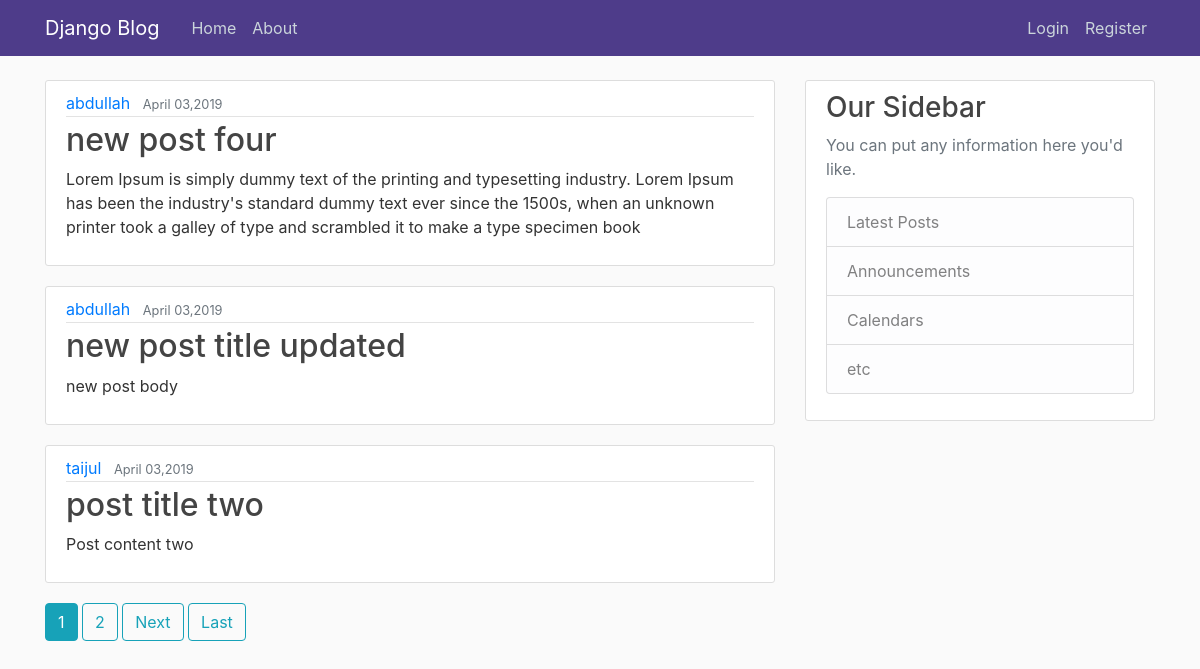
The page / on the database its author committed.
### blog/models.py (models this page shows, shortened)
class Post(models.Model):
    title = models.CharField(max_length=100)
    content = models.TextField()
    date_posted = models.DateTimeField(default=timezone.now)
    author = models.ForeignKey(User, on_delete=models.CASCADE)

### blog/views.py (the view)
# urls.py: path('', PostListView.as_view(), name='blog-home'),
class PostListView(ListView):
    model = Post
    template_name = 'blog/index.html'
    context_object_name = 'posts'
    ordering = ['-date_posted']
    paginate_by = 3

### blog/templates/blog/index.html (shortened to what this page needs)
{% extends "blog/base.html" %}
{% block content %}
    {% for post in posts %}
        <article class="media content-section">
            <div class="media-body">
                <div class="article-metadata">
                    <a class="mr-2" href="{% url 'user-posts' post.author.username %}">{{ post.author }}</a>
                    <small class="text-muted">{{ post.date_posted|date:"F d,Y" }}</small>
                </div>
                <h2><a class="article-title" href="{% url 'post-detail' post.id %}">{{ post.title }}</a></h2>
                <p class="article-content">{{ post.content }}</p>
            </div>
        </article>
    {% endfor %}
    {% if is_paginated %}
        {% for num in page_obj.paginator.page_range %}
            {% if page_obj.number == num %}
                <a class="btn btn-info mb-4" href="?page={{ num }}">{{ num }}</a>
            {% elif num > page_obj.number|add:'-3' and num < page_obj.number|add:'3' %}
                <a class="btn btn-outline-info mb-4" href="?page={{ num }}">{{ num }}</a>
            {% endif %}
        {% endfor %}
        {% if page_obj.has_next %}
            <a class="btn btn-outline-info mb-4" href="?page={{ page_obj.next_page_number }}">Next</a>
            <a class="btn btn-outline-info mb-4" href="?page={{ page_obj.paginator.num_pages }}">Last</a>
        {% endif %}
    {% endif %}
{% endblock content %}

### blog/templates/blog/base.html (shortened to what this page needs)
{% load static %}
<!DOCTYPE html>
<html>
<head>
    <link rel="stylesheet" href="https://maxcdn.bootstrapcdn.com/bootstrap/4.0.0/css/bootstrap.min.css"
>
    <link rel="stylesheet" type="text/css" href="{% static 'blog/main.css' %}">
</head>
<body>
<header class="site-header">
    <nav class="navbar navbar-expand-md navbar-dark bg-steel fixed-top">
        <div class="container">
            <a class="navbar-brand mr-4" href="{% url 'blog-home' %}">Django Blog</a>
            <div class="collapse navbar-collapse" id="navbarToggle">
                <div class="navbar-nav mr-auto">
                    <a class="nav-item nav-link" href="{% url 'blog-home' %}">Home</a>
                    <a class="nav-item nav-link" href="{% url 'blog-about' %}">About</a>
                </div>
                <div class="navbar-nav">
                    {% if user.is_authenticated %}
                         <a class="nav-item nav-link" href="{% url 'post-create' %}">Create Post</a>
                         <a class="nav-item nav-link" href="{% url 'profile' %}">Profile</a>
                        <a class="nav-item nav-link" href="{% url 'logout' %}">Logout</a>
                    {% else %}
                        <a class="nav-item nav-link" href="{% url 'login' %}">Login</a>
                        <a class="nav-item nav-link" href="{% url 'register' %}">Register</a>
                    {% endif %}
                </div>
            </div>
        </div>
    </nav>
</header>
<main role="main" class="container">
    <div class="row">
        <div class="col-md-8">
            {% block content %}{% endblock %}
        </div>
        <div class="col-md-4">
            <div class="content-section">
                <h3>Our Sidebar</h3>
                <p class='text-muted'>You can put any information here you'd like.
                <ul class="list-group">
                    <li class="list-group-item list-group-item-light">Latest Posts</li>
                    <li class="list-group-item list-group-item-light">Announcements</li>
                    <li class="list-group-item list-group-item-light">Calendars</li>
                    <li class="list-group-item list-group-item-light">etc</li>
                </ul>
                </p>
            </div>
        </div>
    </div>
</main>
</body>
</html>

### blog/static/blog/main.css (style rules this page uses)
body { background: #fafafa; color: #333333; margin-top: 5rem; }
h1, h2, h3, h4, h5, h6 { color: #444444; }
ul { margin: 0; }
.bg-steel { background-color: #4e3c8a; }
.site-header .navbar-nav .nav-link { color: #cbd5db; }
.content-section { background: #ffffff; padding: 10px 20px; border: 1px solid #dddddd; border-radius: 3px; margin-bottom: 20px; }
.article-title { color: #444444; }
.article-content { white-space: pre-line; }
.article-metadata { padding-bottom: 1px; margin-bottom: 4px; border-bottom: 1px solid #e3e3e3 }

### rows shown on the page
Post: author "abdullah", date_posted "April 03,2019", title "new post four", content "Lorem Ipsum is simply dummy text of the printing and typesetting industry. Lorem Ipsum has been the industry's standard dummy text ever since the 1500s, when an unknown printer took a galley of type and scrambled it to make a type specimen book"
Post: author "abdullah", date_posted "April 03,2019", title "new post title updated", content "new post body"
Post: author "taijul", date_posted "April 03,2019", title "post title two", content "Post content two"

### other values the page prints
{{ num }} "1"
{{ num }} "2"
